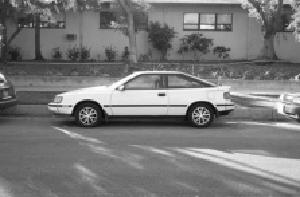
%> input picture sift_code/image_0007.jpg, 300 x 197 px
$ octave --eval "result = Gradient_calculator('image_0007.jpg');"   (GNU Octave 9; MATLAB toolbox functions it lacks are replaced by stand-ins)
%> lines starting %> are read from the running program, lines starting %| are printed output that depends on the picture
function  [grad_magnitude grad_angle]  = Gradient_calculator(image_name)
%> called with image_name = 'image_0007.jpg'
%UNTITLED Summary of this function goes here
%   Detailed explanation goes here
im=im2double(imread(image_name));
%> im: size 197x300 double; min 0, max 1, mean 0.472
%im=rgb2gray(im);
[x y]=size(im);
%> x = 197; y = 300
t=maketform('affine',[(800/y) 0 0;0 (600/x) 0;0 0 1]);
%> t = {ndims_in 2, ndims_out 2}
%im=imtransform(im,t);
f=[1 0 -1];
temp_grad_x=double(ones(size(im)));
temp_grad_y=double(ones(size(im)));

    temp_grad_x(:,:)=imfilter(im(:,:),f,'replicate');
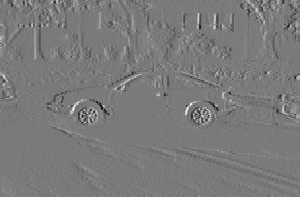
%> temp_grad_x: size 197x300 double; min -0.725, max 0.78, mean -0.00115; drawn with min black and max white
    temp_grad_y(:,:)=imfilter(im(:,:),f','replicate');
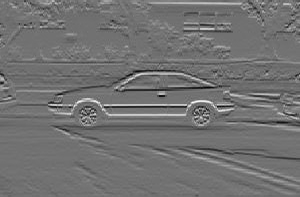
%> temp_grad_y: size 197x300 double; min -0.722, max 0.894, mean 0.00183; drawn with min black and max white

grad_magnitude=sqrt(temp_grad_x.^2+temp_grad_y.^2);
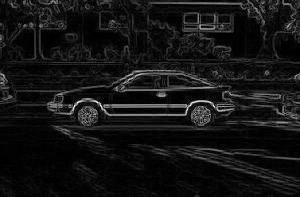
%> grad_magnitude: size 197x300 double; min 0, max 1.03, mean 0.0835; drawn with min black and max white
grad_angle=atan(abs(temp_grad_y./temp_grad_x));
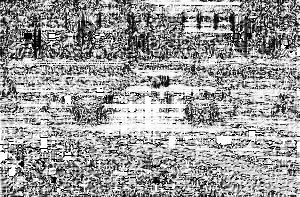
%> grad_angle: size 197x300 double; 0.71% of the values are NaN or infinite; the others: min 0, max 1.57, mean 0.97; drawn with min black, max white, NaN and infinite black

%dlmwrite('a.txt',grad_angle,'\n')


end

$ run again, on sift_code/image_0058.jpg
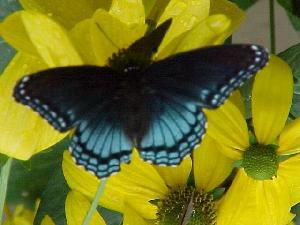
%> input picture sift_code/image_0058.jpg, 300 x 225 px
%> in Gradient_calculator, `temp_grad_y(:,:)=imfilter(im(:,:),f','replicate');`:
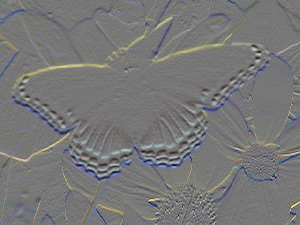
%> temp_grad_y: size 225x300x3 double; mean R, G, B -0.000918, -0.000953, 8.74e-05; drawn with min black and max white
%> in Gradient_calculator, `grad_magnitude=sqrt(temp_grad_x.^2+temp_grad_y.^2);`:
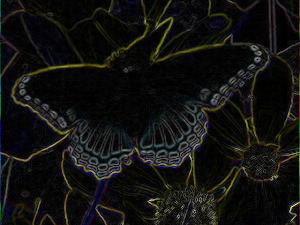
%> grad_magnitude: size 225x300x3 double; mean R, G, B 0.0748, 0.0742, 0.0671; drawn with min black and max white
%> grad_angle: size 225x300x3 double; 1.62% of the values are NaN or infinite; the others: min 0, max 1.57, mean 0.785
